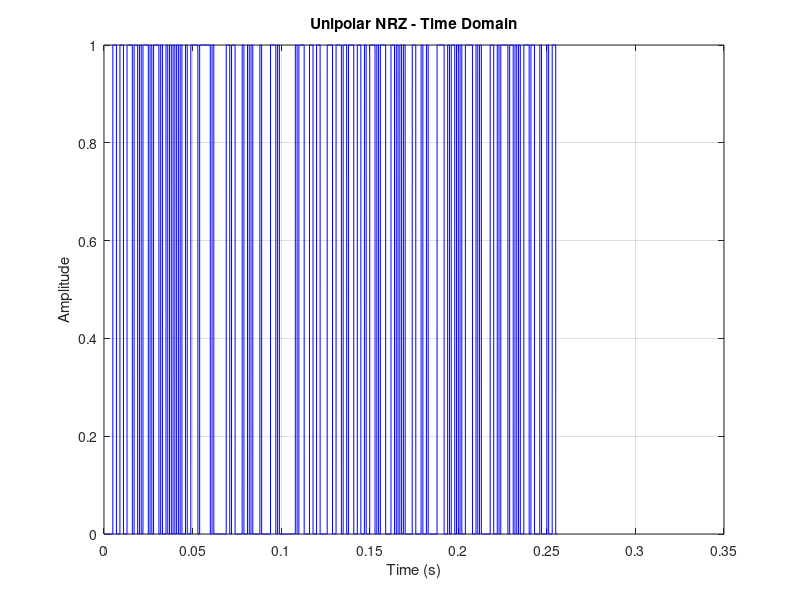
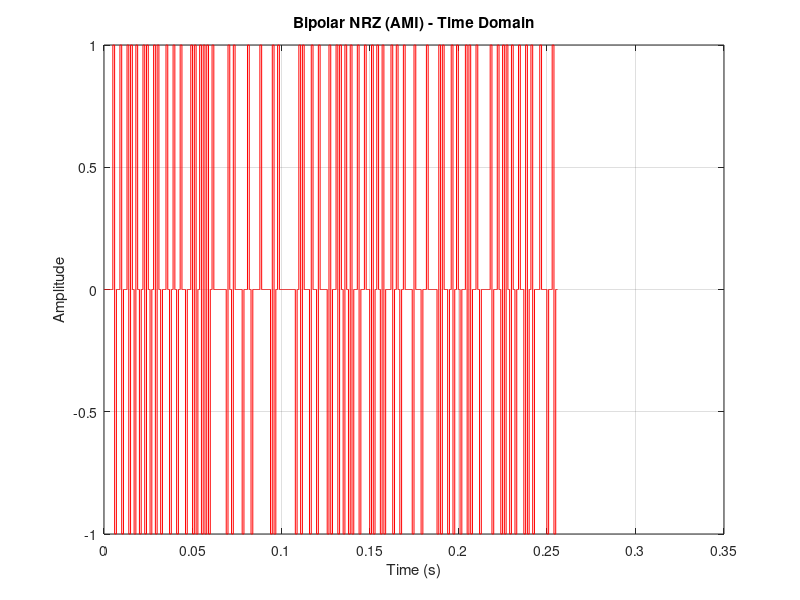
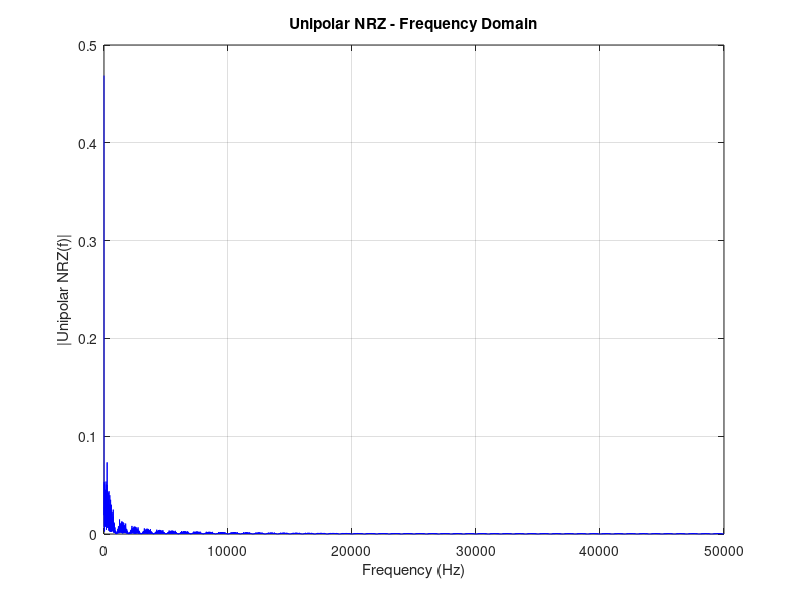
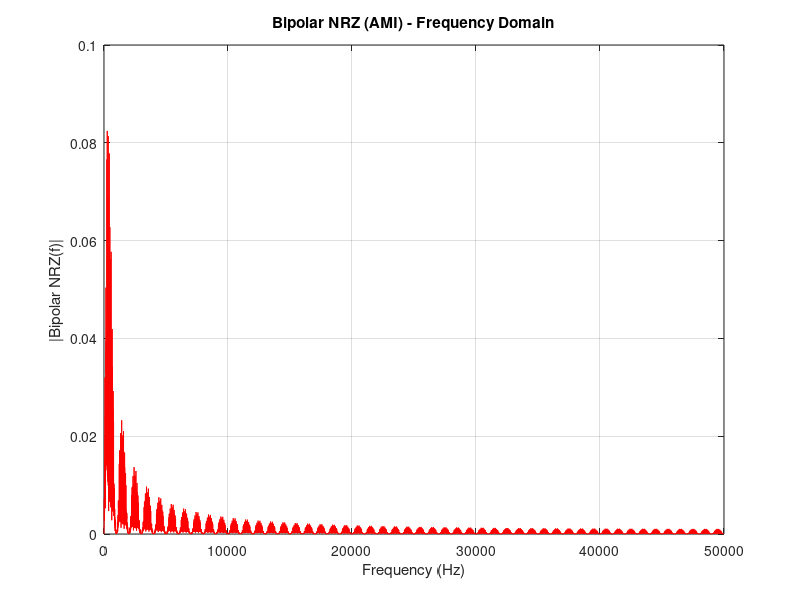

These charts were generated, in order, by the following MATLAB code:
%% Parameters
fc = 1e3;
num_bits = 256;
samples_per_bit = 100;
bitstream = randi([0 1], 1, num_bits);
N = num_bits * samples_per_bit;
t = linspace(0, num_bits/fc, N);

unipolar_nrz = zeros(1, N);
bipolar_nrz = zeros(1, N);

last_bit = -1;


for i = 1:num_bits
    idx_start = (i-1)*samples_per_bit + 1;
    idx_end = i * samples_per_bit;

    % Unipolar NRZ
    if bitstream(i) == 1
        unipolar_nrz(idx_start:idx_end) = 1;
    else
        unipolar_nrz(idx_start:idx_end) = 0;
    end

    % Bipolar NRZ (AMI)

    if bitstream(i) == 1
        last_bit = -last_bit;
        bipolar_nrz(idx_start:idx_end) = last_bit;
    else
        bipolar_nrz(idx_start:idx_end) = 0;
    end
end

figure(1);
plot(t, unipolar_nrz, 'b'); xlabel('Time (s)'); ylabel('Amplitude');
title('Unipolar NRZ - Time Domain'); grid on;

figure(2);
plot(t, bipolar_nrz, 'r'); xlabel('Time (s)'); ylabel('Amplitude');
title('Bipolar NRZ (AMI) - Time Domain'); grid on;

ts = t(2) - t(1);
fs = 1 / ts;
df = fs / N;

if rem(N,2) == 0
    f = -fs/2 : df : fs/2 - df;
else
    f = -(fs/2 - df/2) : df : fs/2 - df/2;
end

UNIPOLAR_F = fftshift(fft(unipolar_nrz) / N);
BIPOLAR_F = fftshift(fft(bipolar_nrz) / N);

%% +ve Frequency Spectrum
half_N = floor(N/2)+1;
f_pos = f(half_N:end);
UNIPOLAR_F_pos = abs(UNIPOLAR_F(half_N:end));
BIPOLAR_F_pos = abs(BIPOLAR_F(half_N:end));

figure(3);
plot(f_pos, UNIPOLAR_F_pos, 'b'); xlabel('Frequency (Hz)'); ylabel('|Unipolar NRZ(f)|');
title('Unipolar NRZ - Frequency Domain'); grid on;

figure(4);
plot(f_pos, BIPOLAR_F_pos, 'r'); xlabel('Frequency (Hz)'); ylabel('|Bipolar NRZ(f)|');
title('Bipolar NRZ (AMI) - Frequency Domain'); grid on;
